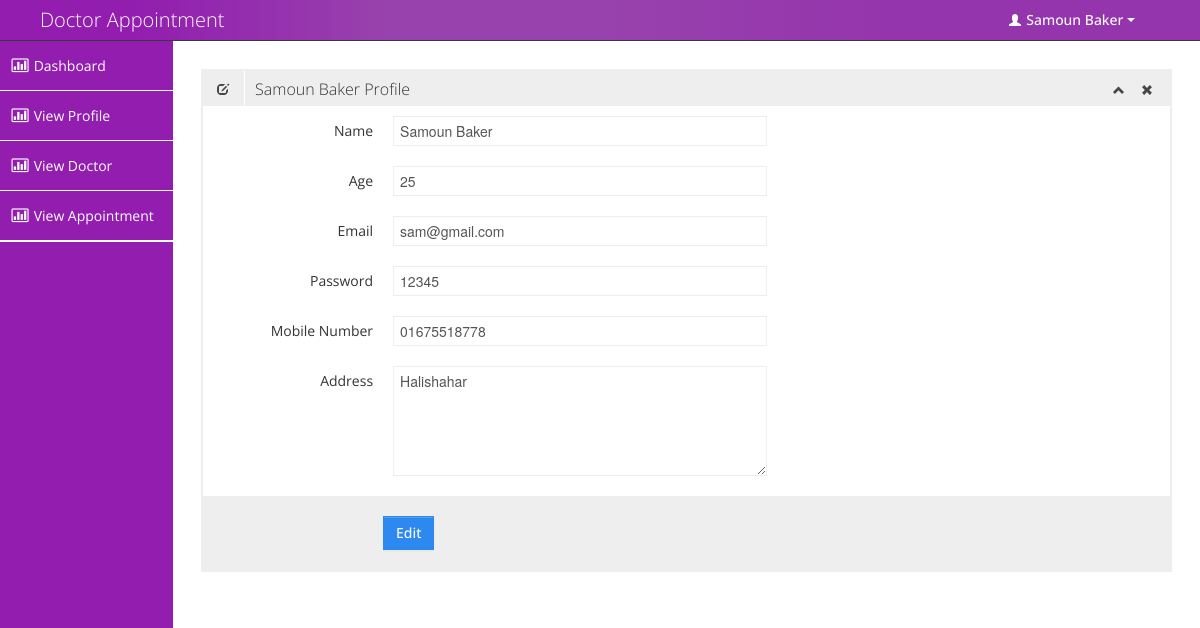
Page /main/profile.php (signed in) on the committed database.
### tables this page shows
CREATE TABLE `tbl_user` (
  `userId` int(11) NOT NULL,
  `userName` varchar(255) NOT NULL,
  `userAge` int(11) NOT NULL,
  `userEmail` varchar(255) NOT NULL,
  `userPassword` varchar(255) NOT NULL,
  `userMobileNo` varchar(30) NOT NULL,
  `userAddress` text NOT NULL
);

### main/profile.php (the view, shortened to what this page needs)
<?php include 'includes/patientsheader.php' ?>
<?php include 'connect.php' ?>
<?php
$userId = $_SESSION['userId'];
$sql = "SELECT * FROM tbl_user WHERE userId=$userId";
if (mysqli_query($conn, $sql)) {
    $query_result = mysqli_query($conn, $sql);
    $patients_info = mysqli_fetch_assoc($query_result);
} else {
    die("Query problem" . mysqli_error($conn));
}
?>
<div class="row-fluid sortable">
    <div class="box span12">
        <div class="box-header" data-original-title>
            <h2><i class="halflings-icon edit"></i><span class="break"></span><?php echo $_SESSION['userName']; ?> Profile</h2>
            <div class="box-icon">
                <a href="#" class="btn-minimize"><i class="halflings-icon chevron-up"></i></a>
                <a href="#" class="btn-close"><i class="halflings-icon remove"></i></a>
            </div>
        </div>
        <div class="box-content">
            <form class="form-horizontal" >
                <fieldset>
                    <div class="control-group">
                        <label class="control-label" > Name </label>
                        <div class="controls">
                            <input type="text"  value="<?php echo $patients_info['userName']; ?>" name="userName" class="span6"  >
                        </div>
                    </div>
                    <div class="control-group">
                        <label class="control-label" >Age </label>
                        <div class="controls">
                            <input type="number"  value="<?php echo $patients_info['userAge']; ?>" name="userAge" class="span6"  >
                        </div>
                    </div>
                    <div class="control-group">
                        <label class="control-label" > Email </label>
                        <div class="controls">
                            <input type="text" value="<?php echo $patients_info['userEmail']; ?>" name="userEmail" class="span6"  >
                        </div>
                    </div>
                    <div class="control-group">
                        <label class="control-label" >Password </label>
                        <div class="controls">
                            <input type="text" value="<?php echo $patients_info['userPassword']; ?>" name="userPassword" class="span6"  >
                        </div>
                    </div>
                    <div class="control-group">
                        <label class="control-label" >Mobile Number </label>
                        <div class="controls">
                            <input type="text" value="<?php echo $patients_info['userMobileNo']; ?>" name="userMobileNo" class="span6"  >
                        </div>
                    </div>
                    <div class="control-group">
                        <label class="control-label" > Address </label>
                        <div class="controls">
                            <textarea  name="userAddress"  rows="5" class="span6"><?php echo $patients_info['userAddress']; ?></textarea>
                        </div>
                    </div>
                    <div class="form-actions">
                        <a class="btn btn-primary" href="editProfile.php">Edit</a>
                    </div>
                </fieldset>
            </form>
        </div>
    </div>
</div>
<?php include 'includes/patientsfooter.php' ?>

### main/css/style.css (style rules this page uses)
body { background: #F5F5F5; color: #333; border: none; font-family: 'Open Sans', sans-serif; font-weight: 400; }
a { color: #646464; }
h2 { font-size: 16px; line-height: 16px; }
.box { border: 2px solid #eee; background: #fff !important; margin-bottom: 28px; }
.box-header { height: 16px; font-size: 16px; line-height: 16px; padding: 10px; background: #eee; -webkit-box-shadow: none; -moz-box-shadow: none; box-shadow: none; overflow: hidden; }
.box-header h2 { float:left; margin-top: 0px; font-weight: 300; }
.box-header h2 i { margin: 0px 3px 0px 4px; opacity: .8; filter: alpha(opacity=80); -ms-filter:"progid:DXImageTransform.Microsoft.Alpha(Opacity=80)"; }
.box-header .box-icon { float:right; margin-top: 1px; }
.box-header .box-icon i { -webkit-transition: all 0.1s ease-in-out; -moz-transition: all 0.1s ease-in-out; -o-transition: all 0.1s ease-in-out; -ms-transition: all 0.1s ease-in-out; transition: all 0.1s ease-in-out; opacity: .8; filter: alpha(opacity=80); -ms-filter:"progid:DXImageTransform.Microsoft.Alpha(Opacity=80)"; }
.box-header .box-icon a { margin: 0px 5px; }
.box-content { position: relative; z-index: 50; margin-top: -1px; padding: 10px; background: #fff !important; }
.form-actions { padding: 19px 20px 20px; margin: 20px -10px -30px -10px; background-color: #eee; border-top: 1px solid #eee; *zoom: 1; }
.form-actions:before, .form-actions:after { display: table; line-height: 0; content: ""; }
.form-actions:after { clear: both; }
.btn { display: inline-block; padding: 6px 12px; margin-bottom: 0; font-size: 14px; font-weight: 500; line-height: 20px; text-align: center; white-space: nowrap; vertical-align: middle; cursor: pointer; border: 1px solid #a7a9aa; -webkit-border-radius: 0px !important; border-radius: 0px !important; }
.btn { color: #ffffff; background-color: #a7a9aa; border-color: #a7a9aa; background-image: none; filter: none; text-shadow: none; }
.btn-primary { background-color: #2D89EF; border-color: #2D89EF; }

### main/css/halflings.css (style rules this page uses)
html, html .halflings { -webkit-font-smoothing: antialiased !important; }
.halflings-icon { display: inline-block; width: 14px; height: 14px; line-height: 14px; vertical-align: text-top; background-image: url(../img/glyphicons_halflings.svg); background-position: 0 0; background-repeat: no-repeat; vertical-align: top; *display: inline; *zoom: 1; *margin-right: .3em; }
.halflings-icon.remove { background-position: -312px 0; }
.halflings-icon.edit { background-position: -96px -72px; }
.halflings-icon.chevron-up { background-position: -288px -120px; }

### rows in the picture
tbl_user: userName "Samoun Baker", userAge "25", userEmail "sam@gmail.com", userPassword "12345", userMobileNo "01675518778", userAddress "Halishahar"

### other values in the picture
$_SESSION['userName'] "Samoun Baker"
